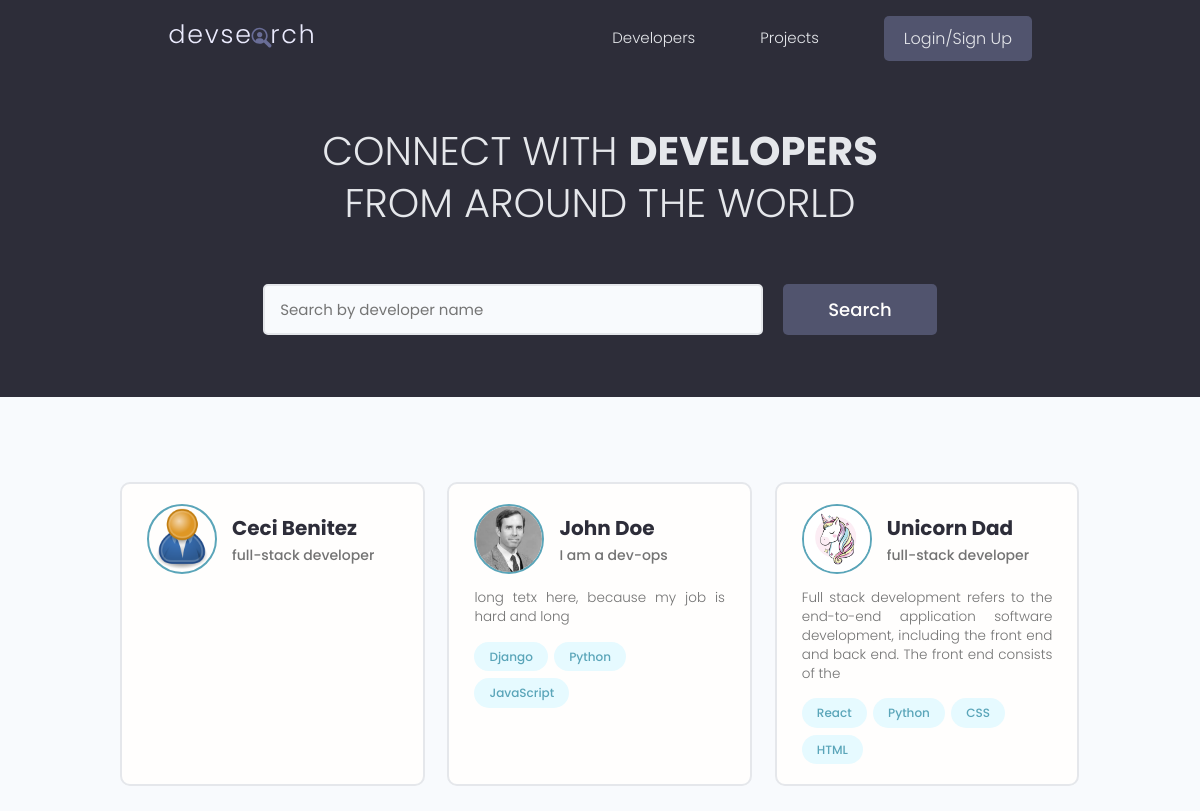
The app's page /, older data.
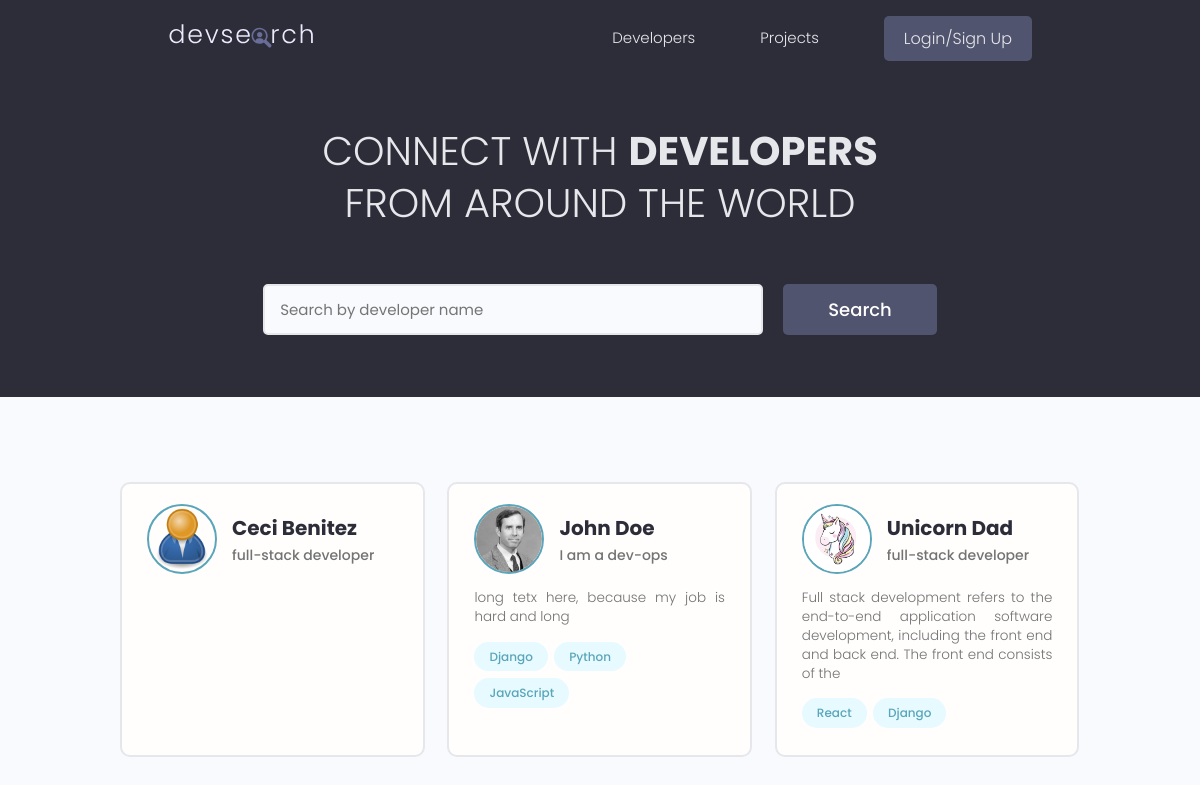
The same page, newer data.
### users/models.py (models this page shows, shortened)
class Profile(models.Model):
    user = models.OneToOneField(User, on_delete=models.CASCADE, null=True, blank=True)
    name = models.CharField(max_length=200, null=True, blank=True)
    email = models.EmailField(max_length=500, null=True, blank=True)
    username = models.CharField(max_length=200, null=True, blank=True)
    location = models.CharField(max_length=200, null=True, blank=True)
    short_intro = models.CharField(max_length=200, null=True, blank=True)
    bio = models.TextField(null=True, blank=True)
    profile_image = models.ImageField(null=True, blank=True, upload_to="profiles/", default="profiles/user-default.png")
    social_github = models.CharField(max_length=200, null=True, blank=True)
    social_twitter = models.CharField(max_length=200, null=True, blank=True)
    social_linkedin = models.CharField(max_length=200, null=True, blank=True)
    social_youtube = models.CharField(max_length=200, null=True, blank=True)
    social_website = models.CharField(max_length=200, null=True, blank=True)
    created = models.DateTimeField(auto_now_add=True)
    id = models.UUIDField(default=uuid.uuid4, unique=True, primary_key=True, editable=False)

class Skill(models.Model):
    owner = models.ForeignKey(Profile, on_delete=models.CASCADE, null=True, blank=True)
    name = models.CharField(max_length=200, null=True, blank=True)
    description = models.TextField(null=True, blank=True)
    created = models.DateTimeField(auto_now_add=True)
    id = models.UUIDField(default=uuid.uuid4, unique=True, primary_key=True, editable=False)
    def __str__(self):
        return str(self.name)

### users/views.py (the view)
# urls.py: path('', views.profiles, name="profiles"),
def profiles(request):
    profiles, search_query = search_profiles(request)
    custom_range, profiles = paginate_profiles(request, profiles, 3)
    context = {"profiles": profiles, "search_query": search_query, "custom_range": custom_range}
    return render(request, "users/profiles.html", context)

### users/utils.py (called while the page is built)
def paginate_profiles(request, profiles, results):
    page = request.GET.get("page")
    paginator = Paginator(profiles, results)
    try:
        profiles = paginator.page(page)
    except PageNotAnInteger:
        page = 1
        profiles = paginator.page(page)
    except EmptyPage:
        page = paginator.num_pages
        profiles = paginator.page(page)
    left_index = (int(page) - 4)
    if left_index < 1:
        left_index = 1
    right_index = (int(page) + 5)
    if right_index > paginator.num_pages:
        right_index = paginator.num_pages + 1
    custom_range = range(left_index, right_index)
    return custom_range, profiles

def search_profiles(request):
    search_query = ""
    if request.GET.get("search_query"):
        search_query = request.GET.get("search_query")
    skills = Skill.objects.filter(name__icontains=search_query)
    profiles = Profile.objects.distinct().filter(
        Q(name__icontains=search_query) |
        Q(short_intro__icontains=search_query) |
        Q(skill__in=skills)
    )
    return profiles, search_query

### users/templates/users/profiles.html (shortened to what this page needs)
{% extends 'main.html' %} {% block content %}
<main class="home">
  <section class="hero-section text-center">
    <div class="container container--narrow">
      <div class="hero-section__box">
        <h2>CONNECT WITH <span>DEVELOPERS</span></h2>
        <h2>FROM AROUND THE WORLD</h2>
      </div>
      <div class="hero-section__search">
        <form id="searchForm" class="form" action="{% url 'profiles' %}" method="get">
          <div class="form__field">
            <input
              class="input input--text"
              id="formInput#search"
              type="text"
              name="search_query"
              placeholder="Search by developer name"
              value="{{search_query}}"
            />
          </div>
          <input class="btn btn--sub btn--lg" type="submit" value="Search" />
        </form>
      </div>
    </div>
  </section>
  <section class="devlist">
    <div class="container">
      <div class="grid grid--three">
        {% for profile in profiles %}
        <div class="column card">
          <div class="dev">
            <a href="{% url 'user-profile' profile.id %}" class="card__body">
              <div class="dev__profile">
                <img
                  class="avatar avatar--md"
                  src="{{ profile.profile_image.url }}"
                  alt="image"
                />
                <div class="dev__meta">
                  <h3>{{ profile.name }}</h3>
                  <h5>{{ profile.short_intro|slice:"60" }}</h5>
                </div>
              </div>
              <p class="dev__info">{{ profile.bio|slice:"150"}}</p>
              <div class="dev__skills">
                {% for skill in profile.skill_set.all|slice:"5" %}
                <span class="tag tag--pill tag--main">
                  <small>{{ skill }}</small>
                </span>
                {% endfor %}
              </div>
            </a>
          </div>
        </div>
        {% endfor %}
      </div>
    </div>
  </section>
</main>
{% endblock content %}

Row changes from the older to the newer data that the page shows:
removed Skill: name "Python", shown under Profile "Unicorn Dad"
removed Skill: name "CSS", shown under Profile "Unicorn Dad"
removed Skill: name "HTML", shown under Profile "Unicorn Dad"
added Skill: name "Django", shown under Profile "Unicorn Dad"
